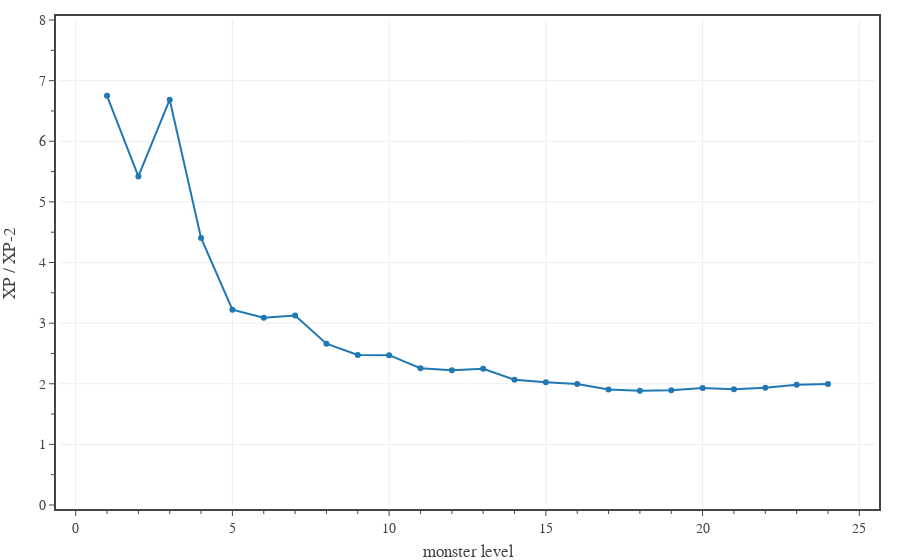

The notebook cell saved with this chart:
### Code cell
# Plots monster XP relative to a monster two levels lower
monLvl = dfMon['Level'].to_numpy()
monXP = dfMon['XP'].to_numpy()

# create figure
fig = go.Figure(
    layout=go.Layout(
        template=TFB_TEMPLATE,
        margin=dict(l=60, r=25, b=55, t=20, pad=4),
        xaxis=dict(
            title_text='monster level',
            range=[-0.5,25.5],
            tick0=0, dtick=5,
            minor=dict(tick0=0, dtick=1),
        ),
        yaxis=dict(
            title_text='XP / XP-2',
            range=[0,8],
            tick0=0, dtick=1,
            minor=dict(tick0=0, dtick=0.5),
        ),
        legend=dict(
            xanchor='left', yanchor='top',
            x=0.00, y=1.00,
            orientation='v',
            tracegroupgap=0,
        )
    )
)

fig.add_trace(go.Scatter(
    x=monLvl[2:], 
    y=monXP[2:]/monXP[0:-2],
    mode='markers+lines', 
    name='PF2 moderate',
    hovertemplate=
        'Level %{x}<br>'+
        'XP ratio %{y:.2f}' + 
        '<extra></extra>'
))

fig.show(config=TFB_CONFIG)

# save large format figure
if SAVEFIGS:
    file_name = f'./fig-pf-xp-scaling-large.html'
    fig_html = fig.to_html(
        include_plotlyjs=False, 
        full_html=False, 
        config=TFB_CONFIG
    )
    fig_soup = BeautifulSoup(fig_html, 'html.parser')
    fig_soup.div['class'] = 'plotly-div-large'
    with open(file_name, 'wb') as fout:
        fout.write(fig_soup.prettify('utf-8'))

# save small format figure
if SAVEFIGS:
    #fig.update_traces(marker=dict(size=4))
    fig.update_layout(font=dict(size=10))
    file_name = f'./fig-pf-xp-scaling-small.html'
    fig_html = fig.to_html(
        include_plotlyjs=False, 
        full_html=False, 
        config=TFB_CONFIG
    )
    fig_soup = BeautifulSoup(fig_html, 'html.parser')
    fig_soup.div['class'] = 'plotly-div-small'
    #fig_soup.div['style'] = 'aspect-ratio: 600/550;'
    with open(file_name, 'wb') as fout:
        fout.write(fig_soup.prettify('utf-8'))

### Figure 1 — Plotly figure (JSON) as saved in the notebook; plotly's stock layout.template omitted (floating-point values rounded to 4 significant figures)
{"data": [{"hovertemplate": "Level %{x}<br>XP ratio %{y:.2f}<extra></extra>", "mode": "markers+lines", "name": "PF2 moderate", "type": "scatter", "x": [1, 2, 3, 4, 5, 6, 7, 8, 9, 10, 11, 12, 13, 14, 15, 16, 17, 18, 19, 20, 21, 22, 23, 24], "y": [6.75, 5.419, 6.685, 4.405, 3.222, 3.089, 3.127, 2.66, 2.474, 2.471, 2.257, 2.221, 2.248, 2.068, 2.025, 1.995, 1.904, 1.884, 1.893, 1.929, 1.908, 1.934, 1.983, 1.995]}], "layout": {"legend": {"orientation": "v", "tracegroupgap": 0, "x": 0, "xanchor": "left", "y": 1, "yanchor": "top"}, "margin": {"b": 55, "l": 60, "pad": 4, "r": 25, "t": 20}, "xaxis": {"dtick": 5, "minor": {"dtick": 1, "tick0": 0}, "range": [-0.5, 25.5], "tick0": 0, "title": {"text": "monster level"}}, "yaxis": {"dtick": 1, "minor": {"dtick": 0.5, "tick0": 0}, "range": [0, 8], "tick0": 0, "title": {"text": "XP / XP-2"}}}}
